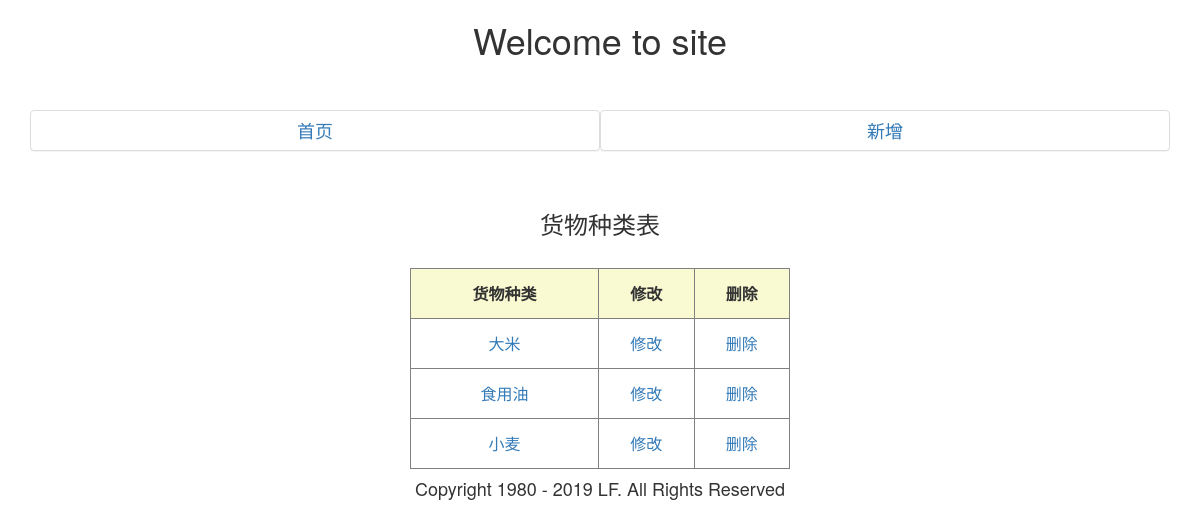
The app's page /huowu/ with its own data.
### tongzhidan/models.py (models this page shows, shortened)
class Huowu(models.Model):
    name = models.CharField('货物种类', max_length=50)
    class Meta:
        verbose_name = '货物种类表'
        verbose_name_plural = '货物种类表'

### tongzhidan/views.py (the view)
# urls.py: path('huowu/', views.HuowuList.as_view(), name='huowu_list'),
class HuowuList(ListView):
    model = Huowu

### tongzhidan/templates/tongzhidan/huowu_list.html (shortened to what this page needs)
{% extends 'base.html' %}
{% block body %}
<br>
    <br>
   <div class="container">
    <div class="col-lg-6 panel panel-default">
    <h4><a href="{% url 'list' %}">首页</a></h4>
    </div>
   <div class="col-lg-6 panel panel-default">
    <h4><a href="{% url 'huowu_create' %}">新增</a></h4>
    </div>
   </div>
    <br>
    <h3>货物种类表</h3>
<br>
    <div class="row">
    <div class="col-md-4 col-md-push-4">
    <table border="1">
    <th>货物种类</th>
    <th>修改</th>
    <th>删除</th>
        {% for object in object_list %}
        <tbody>
            <td><a href="{% url 'huowu_detail' object.id %}">{{ object.name }}</a></td>
            <td><a href="{% url 'huowu_update' object.id %}">修改</a></td>
            <td><a href="{% url 'huowu_delete' object.id %}">删除</a></td>
        </tbody>
        {% endfor %}
    </table>
    </div></div>
{% endblock %}

### static/css/base.css (style rules this page uses)
h3 { text-align:center; }
h4 { text-align:center; }
table { width:100%; border:1px solid gray; font-size:12px }
th { height:50px; border:1px solid gray; vertical-align:middle !important; font-size:16px; text-align:center; background-color:lightgoldenrodyellow }
td { height:50px; border:1px solid gray; vertical-align:middle; text-align:center; font-size:16px; }

### records on screen
Huowu: name "大米"
Huowu: name "食用油"
Huowu: name "小麦"
